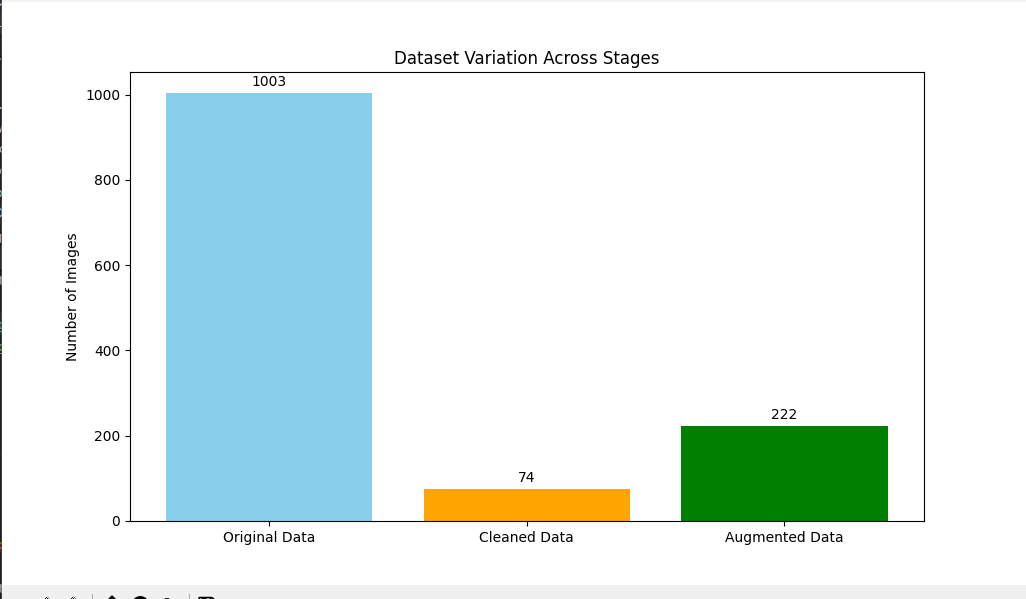
#> input picture figs/image.png, 1026 x 599 px; its folder holds only this picture in this run
$ python -i preprocessing.py   (imports and definitions only)
#> lines starting #> are read from the running program, lines starting #| are printed output that depends on the picture
# preprocessing.py
import os
import cv2
import numpy as np
from PIL import Image
import imagehash
from tqdm import tqdm
import pandas as pd

# === Paths and constants ===
DATA_DIR = "datasets"
OUT_DIR = "outputs"
FIG_DIR = os.path.join(OUT_DIR, "figures")
# [1 line not run here, left out]

# Adjust class names to your folders
CLASSES = ["GOOD", "BAD"]
IMG_SIZE = (128, 128)  # width x height

# === Helper function to read & resize ===
def check_and_resize(image_path):
    """Try reading image with OpenCV, fallback to Pillow if needed."""
#> called with image_path = 'figs/image.png'
    try:
        img = cv2.imread(image_path)
#> img is the input picture: shape (599, 1026, 3); mean B, G, R 238, 239.7, 226.4
        if img is None:
            # fallback using Pillow
            with Image.open(image_path) as im:
                img = np.array(im.convert("RGB"))
        else:
            img = cv2.cvtColor(img, cv2.COLOR_BGR2RGB)
        # resize for consistency
        img = cv2.resize(img, IMG_SIZE)
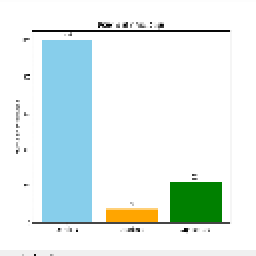
#> img: shape (128, 128, 3) (shown 2 times larger); mean R, G, B 225.8, 238.8, 237.1
        return img
    except Exception as e:
        print("❌ Error reading:", image_path, "->", e)
        return None

# === Main cleaning & duplicate check ===
def load_and_clean():
    records = []
    hashes = set()
    removed = []

    for cls in CLASSES:
        folder = os.path.join(DATA_DIR, cls)
        if not os.path.exists(folder):
            print(f"⚠️ Folder not found: {folder}")
            continue

        files = [f for f in os.listdir(folder) if not f.startswith('.')]
        for f in tqdm(files, desc=f"Processing {cls}"):
            path = os.path.join(folder, f)
            img = check_and_resize(path)
            if img is None:
                removed.append((path, "corrupt_or_unreadable"))
                continue

            # compute hash to detect *exact* duplicates
            try:
                pil = Image.fromarray(img)
                h = str(imagehash.average_hash(pil))
            except Exception:
                h = None

            # ⚠️ Relax duplicate detection: only skip if the hash was seen 2+ times
            if h and h in hashes:
                # comment this if your images are similar (to keep them)
                # removed.append((path, "duplicate"))
                pass
            if h:
                hashes.add(h)

            records.append({"path": path, "class": cls, "hash": h})

    df = pd.DataFrame(records)
    print("✅ Loaded images:", df.shape[0])
    print("🗑️ Removed count:", len(removed))
    return df, removed

# === Run as script ===
# [6 lines not run here, left out]

>>> result = check_and_resize('figs/image.png')
